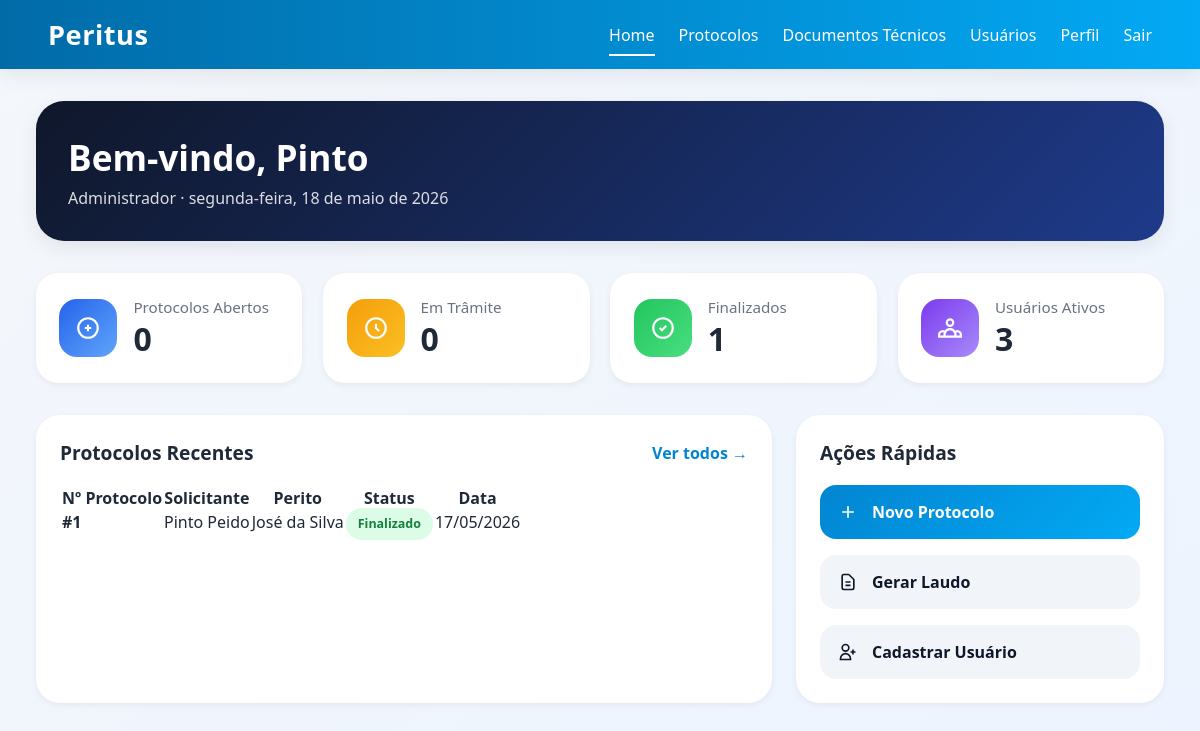
/home/ (signed in), run on the app's committed database.
### usuarios/models.py (models this page shows, shortened)
class Usuario(AbstractUser):
    class Perfil(models.TextChoices):
        ADMINISTRADOR = 'ADM', 'Administrador'
        PERITO        = 'PER', 'Perito'
        SOLICITANTE   = 'SOL', 'Solicitante'
    email = models.EmailField(unique=True)
    perfil = models.CharField(
        max_length=3,
        choices=Perfil.choices,
        default=Perfil.SOLICITANTE,
    )
    USERNAME_FIELD  = 'email'
    REQUIRED_FIELDS = ['username']

### protocolos/models.py (models this page shows, shortened)
class Protocolo(models.Model):
    class Status(models.TextChoices):
        ABERTO     = 'ABT', 'Aberto'
        EM_TRAMITE = 'TRM', 'Em Trâmite'
        FINALIZADO = 'FIN', 'Finalizado'
    class Prioridade(models.TextChoices):
        NORMAL       = 'NOR', 'Normal'
        URGENTE      = 'URG', 'Urgente'
        MUITO_URGENTE = 'MUR', 'Muito Urgente'
    prioridade = models.CharField(
        max_length=3,
        choices=Prioridade.choices,
        default=Prioridade.NORMAL,
    )
    obs = models.TextField(blank=True, default='')
    titulo      = models.CharField(max_length=200)
    descricao   = models.TextField()
    status      = models.CharField(
        max_length=3,
        choices=Status.choices,
        default=Status.EM_TRAMITE,
    )
    solicitante = models.ForeignKey(
        settings.AUTH_USER_MODEL,
        on_delete=models.PROTECT,
        related_name='protocolos_solicitados',
    )
    perito = models.ForeignKey(
        settings.AUTH_USER_MODEL,
        on_delete=models.SET_NULL,
        null=True,
        blank=True,
        related_name='protocolos_atribuidos',
    )
    criado_em   = models.DateTimeField(auto_now_add=True)
    atualizado_em = models.DateTimeField(auto_now=True)

### usuarios/views.py (the view)
# urls.py: path('home/',                       u.home_view,            name='home'),
@login_required
def home_view(request):
    from protocolos.models import Protocolo
    context = {
        'total_abertos':     Protocolo.objects.filter(status='ABT').count(),
        'total_tramite':     Protocolo.objects.filter(status='TRM').count(),
        'total_finalizados': Protocolo.objects.filter(status='FIN').count(),
        'total_usuarios':    Usuario.objects.filter(is_active=True).count(),
        'protocolos_recentes': Protocolo.objects.select_related('solicitante', 'perito').order_by('-criado_em')[:5],
    }
    return render(request, 'home.html', context)

### templates/home.html (shortened to what this page needs)
{% load static %}
<!DOCTYPE html>
<html lang="pt-BR">
<head>
    <link rel="stylesheet" href="{% static 'home.css' %}">
    <link rel="stylesheet" href="{% static 'dashboard.css' %}">
</head>
<body>
    <header>
        <div class="logo">Peritus</div>
        <nav>
            <a href="{% url 'home' %}" class="active">Home</a>
            <a href="{% url 'protocolos' %}">Protocolos</a>
            <a href="{% url 'documentos' %}">Documentos Técnicos</a>
            <a href="{% url 'usuarios' %}">Usuários</a>
            <a href="{% url 'perfil' %}">Perfil</a>
            <a href="{% url 'logout' %}">Sair</a>
        </nav>
    </header>
    <main class="dashboard">
        <div class="dash-welcome">
            <div>
                <h1>Bem-vindo, {{ request.user.first_name|default:request.user.email }}</h1>
                <p class="dash-role">{{ request.user.get_perfil_display }} · <span id="dataHoje"></span></p>
            </div>
        </div>
        <section class="cards-grid">
            <div class="stat-card">
                <div class="stat-icon icon-blue">
                    <svg viewBox="0 0 24 24" fill="none" stroke="currentColor" stroke-width="2"><path d="M9 12h6m-3-3v6M3 12a9 9 0 1 0 18 0 9 9 0 0 0-18 0z"/></svg>
                </div>
                <div class="stat-info">
                    <span class="stat-label">Protocolos Abertos</span>
                    <span class="stat-value">{{ total_abertos }}</span>
                </div>
            </div>
            <div class="stat-card">
                <div class="stat-icon icon-orange">
                    <svg viewBox="0 0 24 24" fill="none" stroke="currentColor" stroke-width="2"><path d="M12 8v4l3 3m6-3a9 9 0 1 1-18 0 9 9 0 0 1 18 0z"/></svg>
                </div>
                <div class="stat-info">
                    <span class="stat-label">Em Trâmite</span>
                    <span class="stat-value">{{ total_tramite }}</span>
                </div>
            </div>
            <div class="stat-card">
                <div class="stat-icon icon-green">
                    <svg viewBox="0 0 24 24" fill="none" stroke="currentColor" stroke-width="2"><path d="M9 12l2 2 4-4m6 2a9 9 0 1 1-18 0 9 9 0 0 1 18 0z"/></svg>
                </div>
                <div class="stat-info">
                    <span class="stat-label">Finalizados</span>
                    <span class="stat-value">{{ total_finalizados }}</span>
                </div>
            </div>
            <div class="stat-card">
                <div class="stat-icon icon-purple">
                    <svg viewBox="0 0 24 24" fill="none" stroke="currentColor" stroke-width="2"><path d="M17 20h5v-2a3 3 0 0 0-5.356-1.857M17 20H7m10 0v-2c0-.656-.126-1.283-.356-1.857M7 20H2v-2a3 3 0 0 1 5.356-1.857M7 20v-2c0-.656.126-1.283.356-1.857m0 0a5.002 5.002 0 0 1 9.288 0M15 7a3 3 0 1 1-6 0 3 3 0 0 1 6 0z"/></svg>
                </div>
                <div class="stat-info">
                    <span class="stat-label">Usuários Ativos</span>
                    <span class="stat-value">{{ total_usuarios }}</span>
                </div>
            </div>
        </section>
        <section class="dash-bottom">
            <div class="recent-table-wrapper">
                <div class="section-header">
                    <h2>Protocolos Recentes</h2>
                    <a href="{% url 'protocolos' %}" class="ver-todos">Ver todos →</a>
                </div>
                <table class="recent-table">
                    <thead>
                        <tr>
                            <th>Nº Protocolo</th>
                            <th>Solicitante</th>
                            <th>Perito</th>
                            <th>Status</th>
                            <th>Data</th>
                        </tr>
                    </thead>
                    <tbody>
                        {% for p in protocolos_recentes %}
                        <tr>
                            <td><strong>#{{ p.pk }}</strong></td>
                            <td>{{ p.solicitante.get_full_name|default:p.solicitante.email }}</td>
                            <td>{{ p.perito.get_full_name|default:"—" }}</td>
                            <td>
                                {% if p.status == 'TRM' %}
                                    <span class="badge badge-tramite">Em Trâmite</span>
                                {% elif p.status == 'FIN' %}
                                    <span class="badge badge-finalizado">Finalizado</span>
                                {% else %}
                                    <span class="badge badge-aberto">Aberto</span>
                                {% endif %}
                            </td>
                            <td>{{ p.criado_em|date:"d/m/Y" }}</td>
                        </tr>
                        {% empty %}
                        <tr><td colspan="5">Nenhum protocolo cadastrado.</td></tr>
                        {% endfor %}
                    </tbody>
                </table>
            </div>
            <div class="quick-actions">
                <div class="section-header"><h2>Ações Rápidas</h2></div>
                <div class="action-list">
                    <a href="{% url 'protocolo_novo' %}" class="action-btn action-primary">
                        <svg viewBox="0 0 24 24" fill="none" stroke="currentColor" stroke-width="2"><path d="M12 5v14M5 12h14"/></svg>
                        Novo Protocolo
                    </a>
                    <a href="{% url 'documentos' %}" class="action-btn action-secondary">
                        <svg viewBox="0 0 24 24" fill="none" stroke="currentColor" stroke-width="2"><path d="M9 12h6m-6 4h6m2 5H7a2 2 0 0 1-2-2V5a2 2 0 0 1 2-2h5.586a1 1 0 0 1 .707.293l5.414 5.414a1 1 0 0 1 .293.707V19a2 2 0 0 1-2 2z"/></svg>
                        Gerar Laudo
                    </a>
                    <a href="{% url 'usuarios' %}" class="action-btn action-secondary">
                        <svg viewBox="0 0 24 24" fill="none" stroke="currentColor" stroke-width="2"><path d="M18 9v3m0 0v3m0-3h3m-3 0h-3m-2-5a4 4 0 1 1-8 0 4 4 0 0 1 8 0zM3 20a6 6 0 0 1 12 0v1H3v-1z"/></svg>
                        Cadastrar Usuário
                    </a>
                </div>
            </div>
        </section>
    </main>
</body>
</html>

### templates/styles/home.css (style rules this page uses)
:root { --primary: #0285d1; --primary-dark: #016ba8; --primary-light: #03a9f4; --bg: #f4f7fb; --surface: #ffffff; --surface-2: #f8fbff; --text: #1f2937; --text-light: #6b7280; --border: #dbe4ee; --success: #22c55e; --warning: #f59e0b; --danger: #ef4444; --purple: #7c3aed; --shadow-sm: 0 2px 6px rgba(0,0,0,.06); --shadow-md: 0 6px 20px rgba(0,0,0,.08); --radius: 16px; --transition: .25s ease; }
* { margin:0; padding:0; box-sizing:border-box; font-family:'Segoe UI', Tahoma, Geneva, Verdana, sans-serif; }
body { background: linear-gradient(to bottom right,#f4f7fb,#edf4ff); color: var(--text); min-height:100vh; }
header { width:100%; padding:1rem 4%; background: linear-gradient(90deg,var(--primary-dark),var(--primary-light)); display:flex; align-items:center; justify-content:space-between; position:sticky; top:0; z-index:1000; box-shadow: var(--shadow-md); }
.logo { font-size:1.7rem; font-weight:700; color:white; letter-spacing:.5px; }
nav { display:flex; align-items:center; gap:1.5rem; }
nav a { color:white; text-decoration:none; font-weight:500; padding:.4rem 0; position:relative; transition:var(--transition); }
nav a::after { content:''; position:absolute; bottom:-4px; left:0; width:0; height:2px; background:white; transition:var(--transition); }
nav a:hover::after, nav a.active::after { width:100%; }
.dashboard { width:min(1400px,94%); margin:2rem auto; }
.section-header { display:flex; justify-content:space-between; align-items:center; margin-bottom:1.2rem; }
.section-header h2 { font-size:1.2rem; }
.ver-todos { text-decoration:none; color:var(--primary); font-weight:600; }
.badge { padding:.45rem .75rem; border-radius:999px; font-size:.78rem; font-weight:700; }
.badge-finalizado { background:#dcfce7; color:#15803d; }

### templates/styles/dashboard.css (style rules this page uses)
.dash-welcome { background:linear-gradient(135deg,#0f172a,#1e3a8a); color:white; border-radius:28px; padding:2rem; margin-bottom:2rem; box-shadow:var(--shadow-md); }
.dash-welcome h1 { font-size:2.2rem; margin-bottom:.4rem; }
.dash-role { opacity:.85; }
.cards-grid { display:grid; grid-template-columns:repeat(auto-fit,minmax(240px,1fr)); gap:1.3rem; margin-bottom:2rem; }
.stat-card { background:var(--surface); border-radius:22px; padding:1.4rem; display:flex; align-items:center; gap:1rem; box-shadow:var(--shadow-sm); transition:var(--transition); border:1px solid rgba(255,255,255,.5); }
.stat-icon { width:58px; height:58px; border-radius:18px; display:flex; align-items:center; justify-content:center; }
.stat-icon svg { width:26px; height:26px; color:white; }
.icon-blue { background:linear-gradient(135deg,#2563eb,#60a5fa); }
.icon-orange { background:linear-gradient(135deg,#f59e0b,#fbbf24); }
.icon-green { background:linear-gradient(135deg,#22c55e,#4ade80); }
.icon-purple { background:linear-gradient(135deg,#7c3aed,#a78bfa); }
.stat-info { display:flex; flex-direction:column; }
.stat-label { color:var(--text-light); font-size:.95rem; }
.stat-value { font-size:2rem; font-weight:700; }
.dash-bottom { display:grid; grid-template-columns:2fr 1fr; gap:1.5rem; }
.recent-table-wrapper, .quick-actions { background:white; border-radius:24px; padding:1.5rem; box-shadow:var(--shadow-sm); }
.action-list { display:flex; flex-direction:column; gap:1rem; }
.action-btn { text-decoration:none; display:flex; align-items:center; gap:.9rem; padding:1rem 1.1rem; border-radius:16px; font-weight:600; transition:var(--transition); }
.action-btn svg { width:20px; height:20px; }
.action-primary { background:linear-gradient(135deg,var(--primary),var(--primary-light)); color:white; }
.action-secondary { background:#f1f5f9; color:#0f172a; }

### data on the page
Usuario: user.first_name "Pinto", user.perfil "Administrador"
Protocolo: pk "1", solicitante.get_full_name "Pinto Peido", perito.get_full_name "José da Silva", status "Finalizado", criado_em "17/05/2026"

### other printed values
{{ total_abertos }} "0"
{{ total_tramite }} "0"
{{ total_finalizados }} "1"
{{ total_usuarios }} "3"
